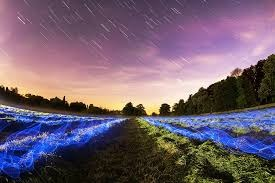
#> input picture WhatsApp Image 2024-05-05 at 9.23.04 PM (2).jpeg, 275 x 183 px
$ python colorizer.py
#> lines starting #> are read from the running program, lines starting #| are printed output that depends on the picture
import cv2
import numpy as np
import matplotlib.pyplot as plt

# Define the blur kernel
kernel = {
    "blur" : np.array([
    [1/9, 1/9, 1/9],
    [1/9, 1/9, 1/9],
    [1/9, 1/9, 1/9]
], dtype=np.float32),

"edge_detection": np.array([
            [-1, -1, -1],
            [-1, 8, -1],
            [-1, -1, -1]
        ]),  # Laplacian edge detection
"sharpen": np.array([
            [0, -1, 0],
            [-1, 5, -1],
            [0, -1, 0]
        ]),  # Sharpening
"inverse": np.array([
            [-1, 0, 0],
            [0, -1, 0],
            [0, 0, -1]
        ]),  # Inverse
"contrast": np.array([
            [0.2989, 0.5870, 0.1140],
            [0.2989, 0.5870, 0.1140],
            [0.2989, 0.5870, 0.1140]
        ]),  # Contrast
"embossing": np.array([
            [-1, 0, 0],
            [0, 0, 0],
            [0, 0, 1]
        ]),  # Embossing

"cross_edge_detection": np.array([
            [0, -1, 0],
            [-1, 4, -1],
            [0, -1, 0]
        ]),  # Edge detection with central emphasis

"gaussian_blur": np.array([
            [1/16, 2/16, 1/16],
            [2/16, 4/16, 2/16],
            [1/16, 2/16, 1/16]
        ])  # Gaussian blur
        } # OpenCV requires kernels to be of type float32

# Load the image in color
image = cv2.imread('WhatsApp Image 2024-05-05 at 9.23.04 PM (2).jpeg')  # Load as color (default is BGR format)
#> image is the input picture: shape (183, 275, 3); mean B, G, R 111.5, 94.9, 112.9

# Convert the image to RGB format for proper display with matplotlib
image_rgb = cv2.cvtColor(image, cv2.COLOR_BGR2RGB)

# Apply the blur kernel using cv2.filter2D to each color channel separately
blurred_image = cv2.filter2D(image_rgb, -1, kernel["gaussian_blur"])
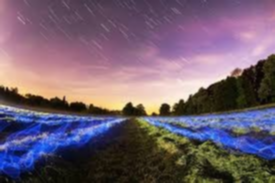
#> blurred_image: shape (183, 275, 3); mean R, G, B 112.9, 94.9, 111.5

# Display the original and blurred images
plt.figure(figsize=(10, 5))
plt.subplot(1, 2, 1)
plt.title("Original Image")
plt.imshow(image_rgb)  # Display original in RGB
plt.axis('off')

plt.subplot(1, 2, 2)
plt.title("Blurred Image")
plt.imshow(blurred_image)  # Display blurred image
plt.axis('off')

plt.tight_layout()
plt.show()
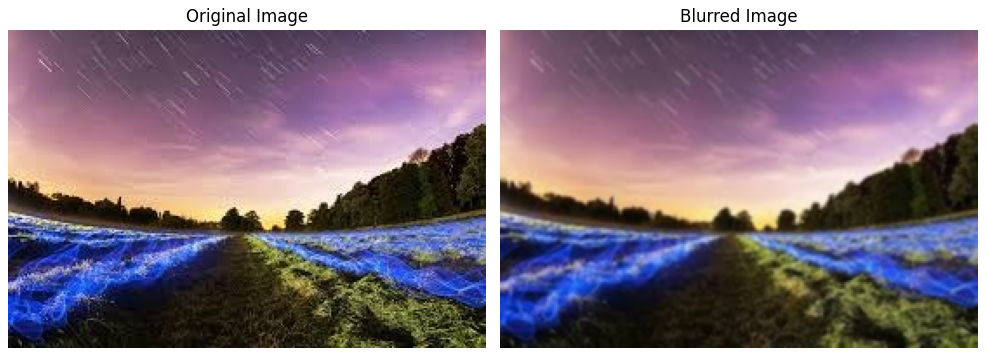
#> figure drawn by matplotlib, 2 panels
